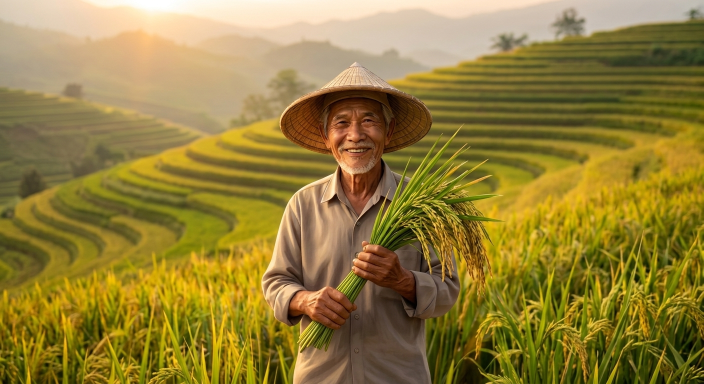
#> input picture Frontend/apk_padi/assets/images/onboarding_1.jpeg, 1407 x 768 px (shown at 1/2 size)
$ python -i image_quality.py   (imports and definitions only)   (older library calls are emulated)
#> lines starting #> are read from the running program, lines starting #| are printed output that depends on the picture
from __future__ import annotations

import io
import logging
from dataclasses import dataclass, field

import cv2
import numpy as np
from PIL import Image, ImageOps

logger = logging.getLogger(__name__)

ALLOWED_CONTENT_TYPES: frozenset[str] = frozenset(
    ["image/jpeg", "image/jpg", "image/png", "image/webp"]
)
ALLOWED_EXTENSIONS: frozenset[str] = frozenset([".jpg", ".jpeg", ".png", ".webp"])


@dataclass
class QualityReport:
    status: str  # "GOOD" | "LOW_QUALITY" | "INVALID"
    blur_score: float
    brightness: float
    width: int
    height: int
    issues: list[str] = field(default_factory=list)

    @property
    def is_valid(self) -> bool:
        return self.status != "INVALID"

    @property
    def is_good(self) -> bool:
        return self.status == "GOOD"


class ImageQualityService:
    """
    Layanan quality assessment gambar sebelum inference.

    Pipeline:
    1. Validasi format & ukuran file
    2. Decode & verify image (tidak korup)
    3. EXIF orientation fix
    4. Konversi ke RGB
    5. Hitung blur score, brightness, resolusi
    6. Klasifikasikan kualitas: GOOD | LOW_QUALITY | INVALID
    """

    def __init__(
        self,
        max_size_bytes: int = 10 * 1024 * 1024,
        blur_threshold: float = 50.0,
        brightness_min: float = 45.0,
        brightness_max: float = 225.0,
        min_width: int = 200,
        min_height: int = 200,
    ) -> None:
        self._max_size_bytes = max_size_bytes
        self._blur_threshold = blur_threshold
        self._brightness_min = brightness_min
        self._brightness_max = brightness_max
        self._min_width = min_width
        self._min_height = min_height

    # [69 lines left out: functions validate_upload, decode_pil, decode_image, not called in this run]

    def assess_quality(self, image_input: np.ndarray | Image.Image | bytes) -> QualityReport:
        """
        Hitung blur score, brightness, dan klasifikasikan kualitas.
        Mendukung PIL Image, raw bytes, atau numpy array.
        """
        if isinstance(image_input, (bytes, bytearray)):
            pil_img = self.decode_pil(image_input)
            w, h = pil_img.size
            image_rgb = np.array(pil_img, dtype=np.uint8)
        elif isinstance(image_input, Image.Image):
            w, h = image_input.size
            image_rgb = np.array(image_input, dtype=np.uint8)
        elif isinstance(image_input, np.ndarray):
            h, w = image_input.shape[:2]
            image_rgb = image_input
        else:
            raise TypeError(f"Expected Image.Image, np.ndarray, or bytes, got {type(image_input)}")

        blur_score = self._compute_blur_score(image_rgb)
        brightness = self._compute_brightness(image_rgb)

        issues: list[str] = []
        is_blocking = False

        if w < self._min_width or h < self._min_height:
            issues.append("LOW_RESOLUTION")
            is_blocking = True

        if blur_score < self._blur_threshold / 2:
            # Sangat buram → blocking
            issues.append("TOO_BLURRY")
            is_blocking = True
        elif blur_score < self._blur_threshold:
            issues.append("TOO_BLURRY")

        if brightness < self._brightness_min / 2:
            issues.append("TOO_DARK")
            is_blocking = True
        elif brightness < self._brightness_min:
            issues.append("TOO_DARK")

        if brightness > self._brightness_max:
            issues.append("TOO_BRIGHT")

        if is_blocking:
            status = "INVALID"
        elif issues:
            status = "LOW_QUALITY"
        else:
            status = "GOOD"

        return QualityReport(
            status=status,
            blur_score=round(blur_score, 2),
            brightness=round(brightness, 2),
            width=w,
            height=h,
            issues=issues,
        )

    def _compute_blur_score(self, image_rgb: np.ndarray) -> float:
        """Variance of Laplacian — semakin tinggi semakin tajam."""
        try:
            gray = cv2.cvtColor(image_rgb, cv2.COLOR_RGB2GRAY)
            return float(cv2.Laplacian(gray, cv2.CV_64F).var())
        except Exception:
            return 0.0

    def _compute_brightness(self, image_rgb: np.ndarray) -> float:
        """Mean grayscale value (0-255)."""
        try:
            gray = cv2.cvtColor(image_rgb, cv2.COLOR_RGB2GRAY)
            return float(gray.mean())
        except Exception:
            return 0.0

    # [14 lines left out: function _is_supported_image_bytes, not called in this run]

>>> import cv2
>>> picture = cv2.cvtColor(cv2.imread('../../../Frontend/apk_padi/assets/images/onboarding_1.jpeg'), cv2.COLOR_BGR2RGB)
>>> result = ImageQualityService().assess_quality(picture)
#> in _compute_blur_score, `gray = cv2.cvtColor(image_rgb, cv2.COLOR_RGB2GRAY)`:
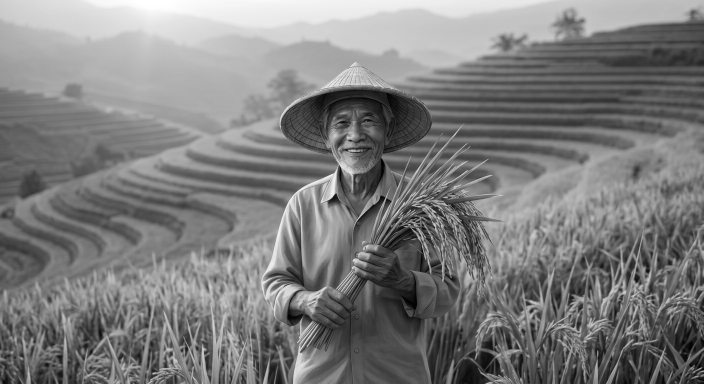
#> gray: shape (768, 1407) (shown at 1/2 size); min 0, max 255, mean 124.9
#> in assess_quality, `blur_score = self._compute_blur_score(image_rgb)`: blur_score = 346.7
#> in assess_quality, `brightness = self._compute_brightness(image_rgb)`: brightness = 124.9

$ run again, on Frontend/apk_padi/assets/images/onboarding_2.jpeg
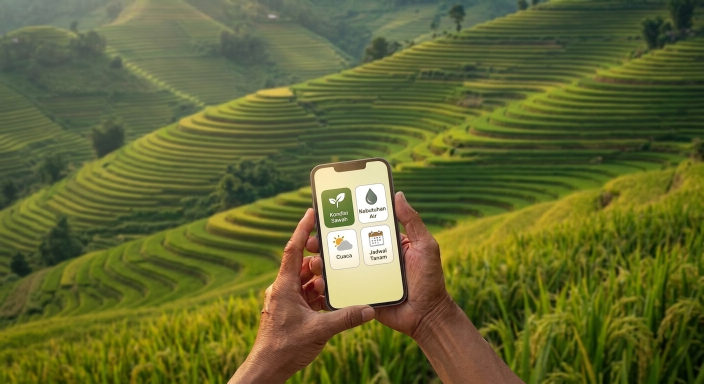
#> input picture Frontend/apk_padi/assets/images/onboarding_2.jpeg, 1407 x 768 px (shown at 1/2 size)
#> in _compute_blur_score, `gray = cv2.cvtColor(image_rgb, cv2.COLOR_RGB2GRAY)`:
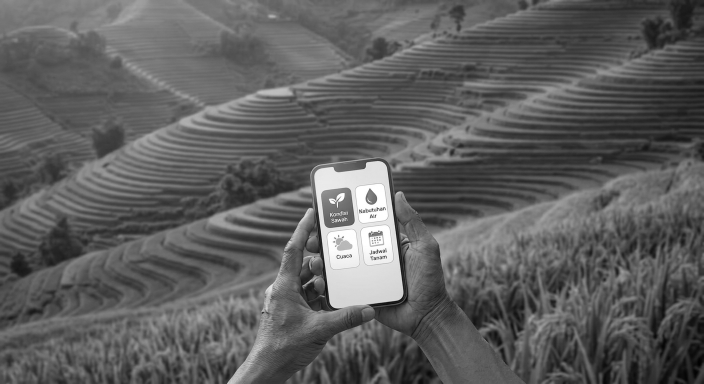
#> gray: shape (768, 1407) (shown at 1/2 size); min 1, max 255, mean 94.4
#> blur_score = 177.7
#> brightness = 94.45

$ run again, on Frontend/apk_padi/assets/images/onboarding_3.jpeg
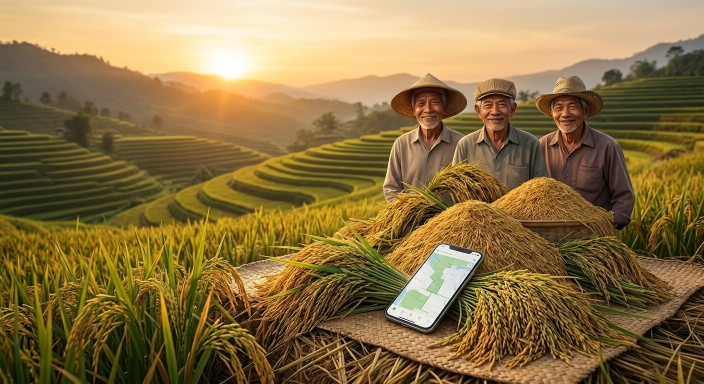
#> input picture Frontend/apk_padi/assets/images/onboarding_3.jpeg, 1407 x 768 px (shown at 1/2 size)
#> in _compute_blur_score, `gray = cv2.cvtColor(image_rgb, cv2.COLOR_RGB2GRAY)`:
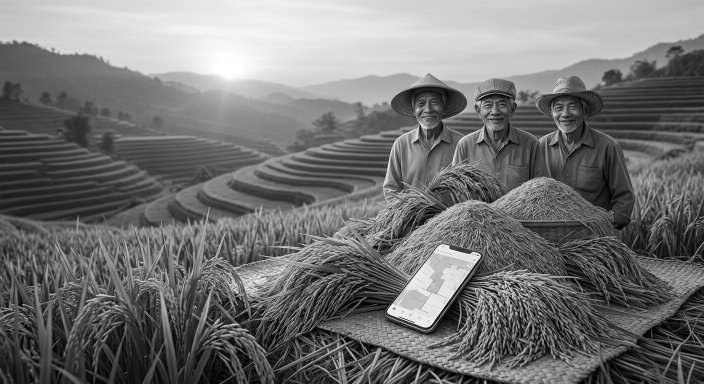
#> gray: shape (768, 1407) (shown at 1/2 size); min 0, max 255, mean 114.8
#> blur_score = 1620.4
#> brightness = 114.8
